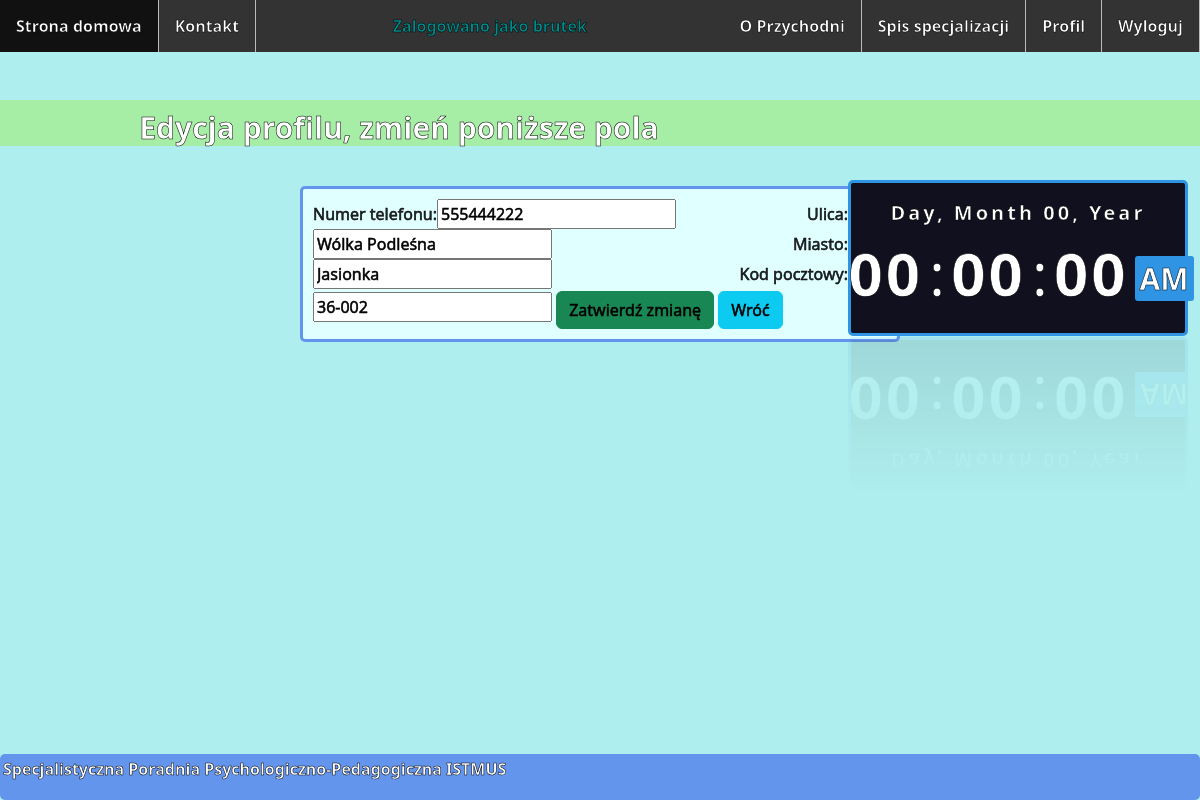
The page /edycjaProfilu/ (signed in) on the database as committed earlier.
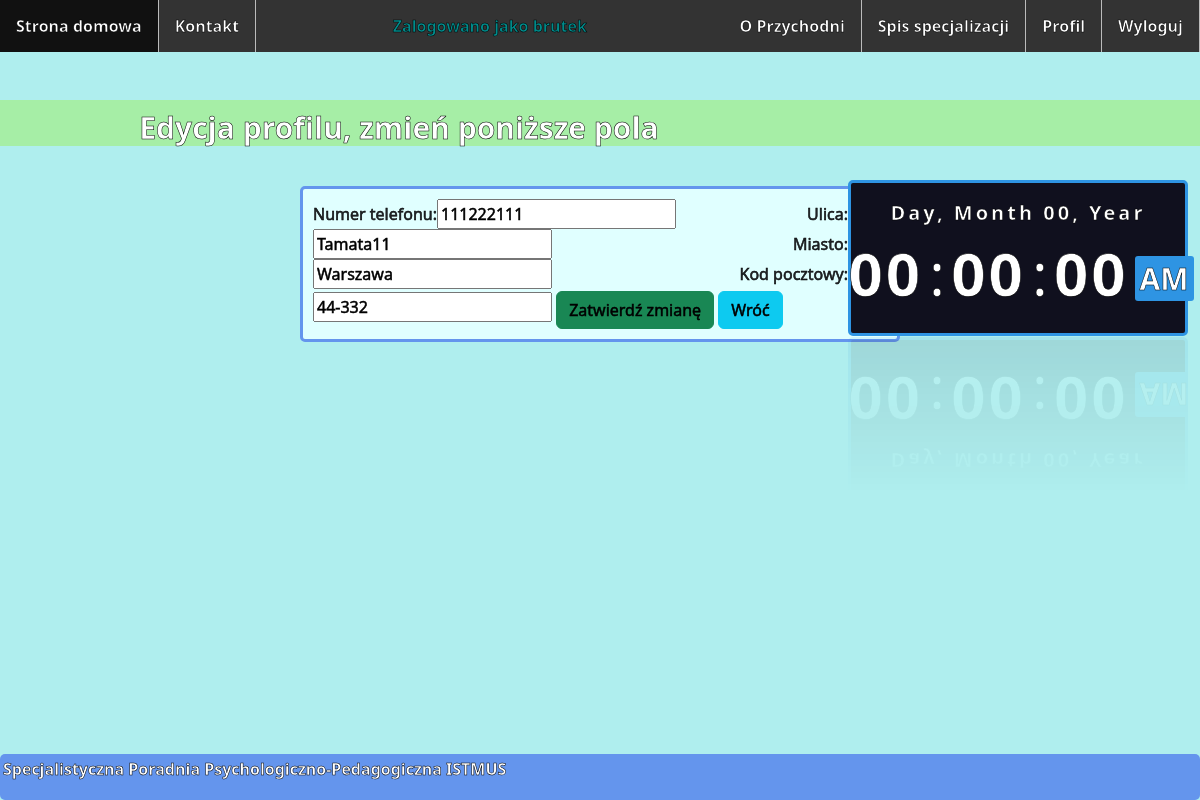
The same page on the database as committed later.
### Przychodnia/models.py (models this page shows, shortened)
class Customer(models.Model):
    user = models.OneToOneField(User, null=True, blank=True, on_delete=models.CASCADE)
    USER_TYPES = (('ADM', 'Administrator'), ('DOC', 'Lekarz'), ('PAT', 'Pacjent'))
    userType = models.CharField(max_length=3, choices=USER_TYPES, default='PAT')
    pesel = models.IntegerField(unique=True)
    name = models.CharField(max_length=20)
    surname = models.CharField(max_length=40)
    telephoneNumber = models.IntegerField(blank=True)
    street = models.CharField(max_length=40)
    city = models.CharField(max_length=40)
    zipCode = models.CharField(max_length=6)

### Przychodnia/views.py (the view, shortened to what this page needs)
# urls.py: path('edycjaProfilu/', views.editProfile, name='editProfile'),
@login_required
def editProfile(request):
    customer = get_object_or_404(Customer, user=request.user)
    if request.method == 'GET':
        editProfileForm = EditProfileForm(instance=customer)
    return render(request, ' editProfile.html', {'form': editProfileForm})

### Przychodnia/forms.py
class EditProfileForm(ModelForm):
    class Meta:
        model = Customer
        fields = ('telephoneNumber', 'street', 'city', 'zipCode')
        labels = {
            'telephoneNumber': 'Numer telefonu',
            'street': 'Ulica',
            'city': 'Miasto',
            'zipCode': 'Kod pocztowy'
        }

### templates/ editProfile.html (shortened to what this page needs)
{% extends 'base.html' %}
{% load bootstrap %}
{% block content %}
    <div class="main">
        <h1 id="nagłówek" style="margin-top: 100px">Edycja profilu, zmień poniższe pola</h1>
        <div class="center">
            <form method="post" action="{% url 'editProfile' %}">
                {{ form|bootstrap }}
                <button type="submit" class="btn btn-success" style="margin-top: 2px; color: black">Zatwierdź zmianę
                </button>
                <a href="{% url 'profile' %}">
                    <button type="button" style="margin-top: 2px; color: black" class="btn btn-info">Wróć</button>
                </a>
            </form>
        </div>
    </div>
{% endblock content %}

Rows that differ between the two databases and show on the page:
no longer on this page (row edited): Customer: telephoneNumber "555444222", street "Wólka Podleśna", city "Jasionka", zipCode "36-002"
now on this page (row edited): Customer: telephoneNumber "111222111", street "Tamata11", city "Warszawa", zipCode "44-332"
